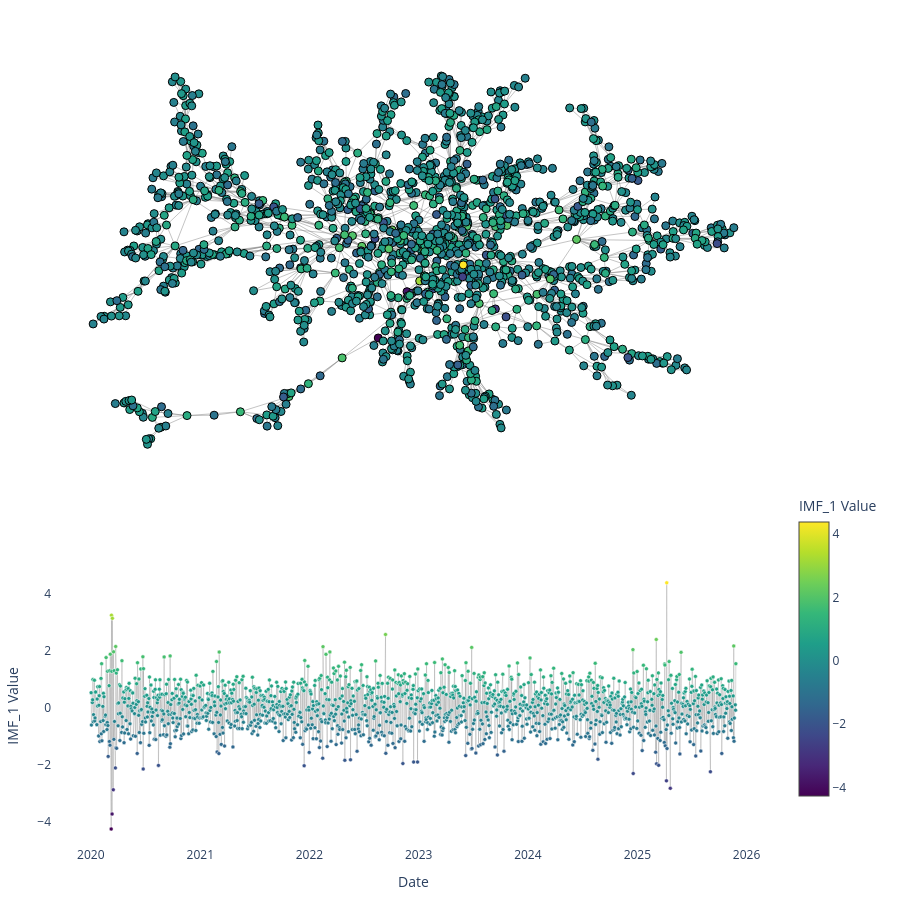

Source (notebook cell):
### Code cell
# Create graph visualization with Plotly using force layout (English version)
# Including the IMF time series in the same figure
import networkx as nx
from plotly.subplots import make_subplots

# Validate that there is data to visualize
if len(indices_filtrados) == 0:
    raise ValueError("No nodes in the specified date range. Adjust the date range.")

if len(enlaces_mapeados) == 0:
    print("⚠ Warning: No edges in the filtered subgraph.")

# Convert values to numpy arrays to ensure compatibility
valores_imf_array = np.array(valores_imf_filtrados, dtype=np.float64)

# Create NetworkX graph to calculate layout
print("Creating NetworkX graph...")
G = nx.Graph()
G.add_nodes_from(range(len(indices_filtrados)))
if len(enlaces_mapeados) > 0:
    # Ensure edges are integer tuples
    enlaces_tuplas = [(int(edge[0]), int(edge[1])) for edge in enlaces_mapeados]
    G.add_edges_from(enlaces_tuplas)
    print(f"Graph created with {G.number_of_nodes()} nodes and {G.number_of_edges()} edges")

# Calculate layout using spring layout (force-directed)
print("Calculating graph layout...")
pos = nx.spring_layout(G, k=1, iterations=50, seed=42)

# Extract positions
x_pos = np.array([pos[i][0] for i in range(len(indices_filtrados))])
y_pos = np.array([pos[i][1] for i in range(len(indices_filtrados))])

# Prepare hover text more efficiently
def format_date(fecha):
    """Formats a date safely."""
    try:
        if isinstance(fecha, pd.Timestamp):
            return fecha.strftime('%Y-%m-%d')
        elif isinstance(fecha, str):
            return fecha
        else:
            return str(pd.Timestamp(fecha).strftime('%Y-%m-%d'))
    except:
        return str(fecha)

hover_texts = [
    f"Date: {format_date(fecha)}<br>IMF_1 Value: {val:.4f}<br>Index: {idx}"
    for fecha, val, idx in zip(fechas_filtradas, valores_imf_array, indices_filtrados)
]

# Create edge traces more efficiently
print("Creating edge traces...")
edge_x = []
edge_y = []
if len(enlaces_mapeados) > 0:
    for edge in enlaces_mapeados:
        src_idx = int(edge[0])
        dst_idx = int(edge[1])
        x0, y0 = pos[src_idx]
        x1, y1 = pos[dst_idx]
        edge_x.extend([x0, x1, None])
        edge_y.extend([y0, y1, None])

# Create edge trace
edge_trace = go.Scatter(
    x=edge_x,
    y=edge_y,
    mode='lines',
    line=dict(width=0.5, color='#888'),
    hoverinfo='none',
    showlegend=False
)

# Calculate value range for color scale (shared between graph and time series)
valor_min = np.min(valores_imf_array)
valor_max = np.max(valores_imf_array)

# Create node trace
print("Creating node trace...")
node_trace = go.Scatter(
    x=x_pos,
    y=y_pos,
    mode='markers',
    marker=dict(
        size=8,
        color=valores_imf_array,
        colorscale='Viridis',
        cmin=valor_min,  # Minimum range for scale
        cmax=valor_max,  # Maximum range for scale
        showscale=False,  # Hide colorbar from graph, will be shown only in time series
        line=dict(width=1, color='black')
    ),
    text=hover_texts,
    hoverinfo='text',
    showlegend=False
)

# Create time series trace with colors based on values (same heatmap as graph)
print("Creating time series trace...")
time_series_trace = go.Scatter(
    x=fechas_filtradas,
    y=valores_imf_array,
    mode='lines+markers',
    name='IMF_1',
    line=dict(color='rgba(128,128,128,0.3)', width=1),  # Subtle gray line to connect points
    marker=dict(
        size=4,
        color=valores_imf_array,
        colorscale='Viridis',
        cmin=valor_min,  # Same range as graph
        cmax=valor_max,  # Same range as graph
        showscale=True,  # Only this trace will show the colorbar
        colorbar=dict(title="IMF_1 Value", x=1.02, len=0.4, y=0.25),
        line=dict(width=0.5, color='white')
    ),
    hovertemplate='Date: %{x}<br>IMF_1 Value: %{y:.4f}<extra></extra>'
)

# Create figure with subplots: graph on top, time series on bottom
print("Creating figure with subplots...")
fig = make_subplots(
    rows=2, cols=1,
    row_heights=[0.6, 0.4],  # 60% for graph, 40% for time series
    vertical_spacing=0.12
)

# Add graph traces to first subplot
fig.add_trace(edge_trace, row=1, col=1)
fig.add_trace(node_trace, row=1, col=1)

# Add time series trace to second subplot
fig.add_trace(time_series_trace, row=2, col=1)

# Update first subplot layout (graph)
fig.update_xaxes(
    showgrid=False,
    zeroline=False,
    showticklabels=False,
    row=1, col=1
)
fig.update_yaxes(
    showgrid=False,
    zeroline=False,
    showticklabels=False,
    row=1, col=1
)

# Update second subplot layout (time series)
fig.update_xaxes(
    title_text="Date",
    row=2, col=1
)
fig.update_yaxes(
    title_text="IMF_1 Value",
    row=2, col=1
)

# Update general layout
fig.update_layout(
    showlegend=False,
    hovermode='closest',
    height=900,
    margin=dict(b=50, l=50, r=50, t=50),
    plot_bgcolor='white'
)

# Save to HTML
archivo_html = "data/16dic25/grafo_hvg_2020_2025_english.html"
print(f"Saving visualization to {archivo_html}...")
fig.write_html(archivo_html)
print(f"✓ Visualization saved successfully to: {archivo_html}")

# Display the figure
fig.show()

### Figure 1 — Plotly figure (JSON) as saved in the notebook; plotly's stock layout.template omitted (floating-point values rounded to 4 significant figures; data arrays with more than 128 entries replaced by an {"elided": "..."} marker saying what was removed)
{"data": [{"hoverinfo": "none", "line": {"color": "#888", "width": 0.5}, "mode": "lines", "showlegend": false, "type": "scatter", "x": {"elided": "8877 float values"}, "xaxis": "x", "y": {"elided": "8877 float values"}, "yaxis": "y"}, {"hoverinfo": "text", "marker": {"cmax": 4.375, "cmin": -4.267, "color": {"elided": "1485 float values"}, "colorscale": [[0, "#440154"], [0.1111, "#482878"], [0.2222, "#3e4989"], [0.3333, "#31688e"], [0.4444, "#26828e"], [0.5556, "#1f9e89"], [0.6667, "#35b779"], [0.7778, "#6ece58"], [0.8889, "#b5de2b"], [1, "#fde725"]], "line": {"color": "black", "width": 1}, "showscale": false, "size": 8}, "mode": "markers", "showlegend": false, "text": {"elided": "1485 str values"}, "type": "scatter", "x": {"elided": "1485 float values"}, "xaxis": "x", "y": {"elided": "1485 float values"}, "yaxis": "y"}, {"hovertemplate": "Date: %{x}<br>IMF_1 Value: %{y:.4f}<extra></extra>", "line": {"color": "rgba(128,128,128,0.3)", "width": 1}, "marker": {"cmax": 4.375, "cmin": -4.267, "color": {"elided": "1485 float values"}, "colorbar": {"len": 0.4, "title": {"text": "IMF_1 Value"}, "x": 1.02, "y": 0.25}, "colorscale": [[0, "#440154"], [0.1111, "#482878"], [0.2222, "#3e4989"], [0.3333, "#31688e"], [0.4444, "#26828e"], [0.5556, "#1f9e89"], [0.6667, "#35b779"], [0.7778, "#6ece58"], [0.8889, "#b5de2b"], [1, "#fde725"]], "line": {"color": "white", "width": 0.5}, "showscale": true, "size": 4}, "mode": "lines+markers", "name": "IMF_1", "type": "scatter", "x": {"elided": "1485 str values"}, "xaxis": "x2", "y": {"elided": "1485 float values"}, "yaxis": "y2"}], "layout": {"height": 900, "hovermode": "closest", "margin": {"b": 50, "l": 50, "r": 50, "t": 50}, "plot_bgcolor": "white", "showlegend": false, "xaxis": {"anchor": "y", "domain": [0, 1], "showgrid": false, "showticklabels": false, "zeroline": false}, "xaxis2": {"anchor": "y2", "domain": [0, 1], "title": {"text": "Date"}}, "yaxis": {"anchor": "x", "domain": [0.472, 1], "showgrid": false, "showticklabels": false, "zeroline": false}, "yaxis2": {"anchor": "x2", "domain": [0, 0.352], "title": {"text": "IMF_1 Value"}}}}
